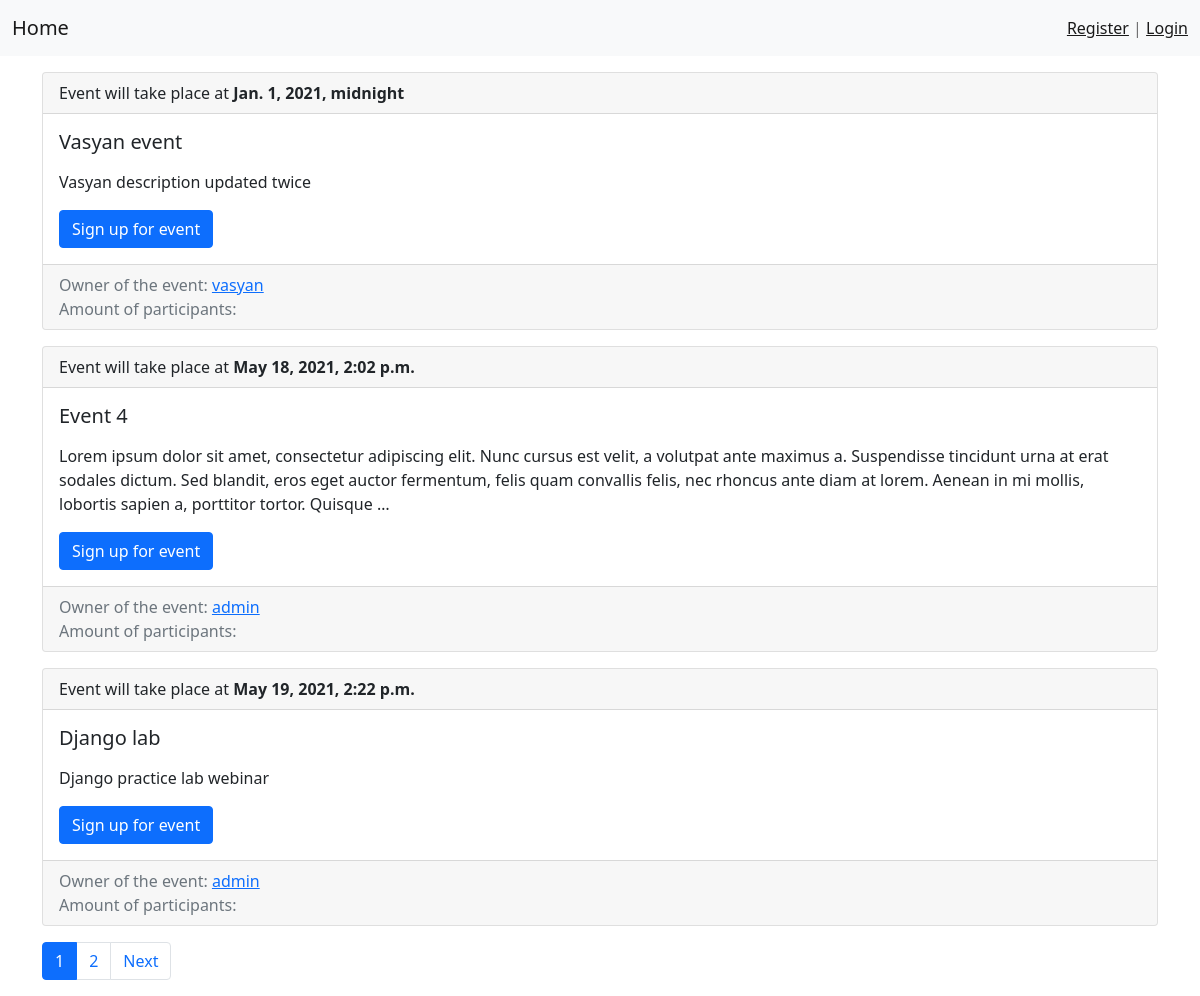
The page / on the database its author committed.
### events/models.py (models this page shows, shortened)
class Event(models.Model):
    title = models.CharField(max_length=150, verbose_name='Name')
    description = models.TextField()
    event_date = models.DateTimeField()
    created_at = models.DateTimeField(auto_now_add=True)
    owner = models.ForeignKey(CustomUser, on_delete=models.CASCADE)
    visitors = models.ManyToManyField(CustomUser, related_name='visitors')
    class Meta:
        verbose_name = 'event'
        verbose_name_plural = 'events'
        ordering = ['event_date']

class CustomUser(AbstractUser):
    def save(self, *args, **kwargs):
        self.username = self.email.split('@')[0]
        super().save(*args, **kwargs)

### events/views.py (the view)
# urls.py: path('', HomeView.as_view(), name='home'),
class HomeView(ListView):
    model = Event
    template_name = 'events/index.html'
    context_object_name = 'events'
    paginate_by = 3

### events/templates/events/index.html
{% extends "base.html" %}
{% block content %}
<div class="col-md-12">
    {% for item in events %}
    <div class="card mb-3">
        <div class="card-header">
            Event will take place at <b>{{item.event_date}}</b>
        </div>
        <div class="card-body">
            <div class="media">
                <div class="media-body">
                    <h5 class="card-title">{{item.title}}</h5>
                    <p class="card-text">{{item.description|linebreaks|truncatewords:50}}</p>
                    <a href="#" class="btn btn-primary">Sign up for event</a>
                </div>
            </div>
        </div>
        <div class="card-footer text-muted">
           Owner of the event: <a href="#"> {{ item.owner }} </a> <br>
            Amount of participants: {{item.amount_of_visitors}}
        </div>
    </div>
    {% endfor %}
</div>
{% endblock %}

### rows shown on the page
Event: event_date "Jan. 1, 2021, midnight", title "Vasyan event", description "Vasyan description updated twice", owner "vasyan"
Event: event_date "May 18, 2021, 2:02 p.m.", title "Event 4", description "Lorem ipsum dolor sit amet, consectetur adipiscing elit. Nunc cursus est velit, a volutpat ante maximus a. Suspendisse tincidunt urna at erat sodales dictum. Sed blandit, eros eget auctor fermentum, felis quam convallis felis, nec rhoncus ante diam at lorem. Aenean in mi mollis, lobortis sapien a, porttitor tortor. Quisque …", owner "admin"
Event: event_date "May 19, 2021, 2:22 p.m.", title "Django lab", description "Django practice lab webinar", owner "admin"

### other values the page prints
{{ p }} "1"
{{ p }} "2"
